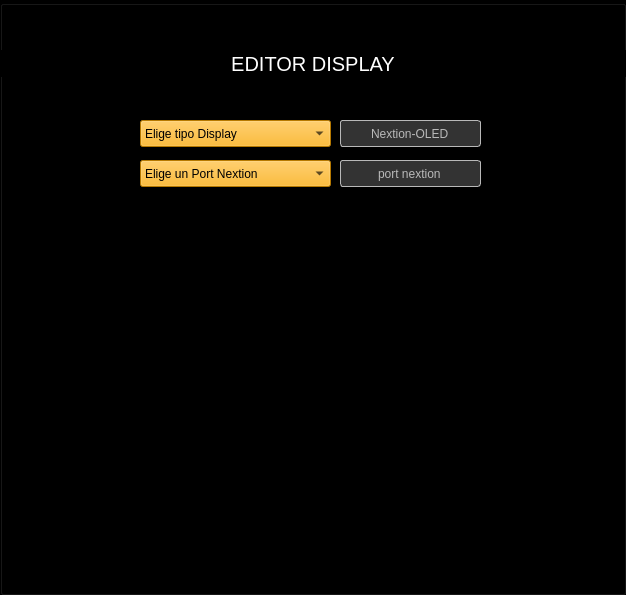
   <widget class="QGroupBox" name="groupBox">
    <property name="geometry">
     <rect>
      <x>0</x>
      <y>1000</y>
      <width>626</width>
      <height>595</height>
     </rect>
    </property>
    <property name="styleSheet">
     <string notr="true">background-color: rgb(0, 0, 0);</string>
    </property>
    <property name="title">
     <string/>
    </property>
    <widget class="QComboBox" name="comboBox">
     <property name="geometry">
      <rect>
       <x>140</x>
       <y>160</y>
       <width>191</width>
       <height>27</height>
      </rect>
     </property>
     <property name="styleSheet">
      <string notr="true">background-color: rgb(255, 170, 0);
color:#000;</string>
     </property>
     <item>
      <property name="text">
       <string>Elige un Port Nextion</string>
      </property>
     </item>
     <item>
      <property name="text">
       <string>modem</string>
      </property>
     </item>
     <item>
      <property name="text">
       <string>/dev/ttyUSB0</string>
      </property>
     </item>
     <item>
      <property name="text">
       <string>/dev/ttyUSB1</string>
      </property>
     </item>
     <item>
      <property name="text">
       <string>rfcomm1</string>
      </property>
     </item>
     <item>
      <property name="text">
       <string>rfcomm2</string>
      </property>
     </item>
     <item>
      <property name="text">
       <string>virtual1</string>
      </property>
     </item>
     <item>
      <property name="text">
       <string>virtual2</string>
      </property>
     </item>
    </widget>
    <widget class="QLineEdit" name="lineEdit_PorNextion">
     <property name="geometry">
      <rect>
       <x>340</x>
       <y>160</y>
       <width>141</width>
       <height>27</height>
      </rect>
     </property>
     <property name="styleSheet">
      <string notr="true">color: rgb(185, 185, 185);
border:1px solid rgb(185,185,185);
background-color: rgb(51, 51, 51);
border-radius:3px;</string>
     </property>
     <property name="text">
      <string>port nextion</string>
     </property>
     <property name="alignment">
      <set>Qt::AlignCenter</set>
     </property>
    </widget>
    <widget class="QLabel" name="label_editorDmrplus_2">
     <property name="geometry">
      <rect>
       <x>0</x>
       <y>50</y>
       <width>626</width>
       <height>27</height>
      </rect>
     </property>
     <property name="font">
      <font>
       <pointsize>15</pointsize>
       <weight>50</weight>
       <bold>false</bold>
      </font>
     </property>
     <property name="styleSheet">
      <string notr="true">color: rgb(255, 255, 255);
</string>
     </property>
     <property name="text">
      <string>EDITOR DISPLAY</string>
     </property>
     <property name="alignment">
      <set>Qt::AlignCenter</set>
     </property>
    </widget>
    <widget class="QComboBox" name="comboBox_Display">
     <property name="geometry">
      <rect>
       <x>140</x>
       <y>120</y>
       <width>191</width>
       <height>27</height>
      </rect>
     </property>
     <property name="styleSheet">
      <string notr="true">background-color: rgb(255, 170, 0);
color:#000;</string>
     </property>
     <item>
      <property name="text">
       <string>Elige tipo Display</string>
      </property>
     </item>
     <item>
      <property name="text">
       <string>Nextion</string>
      </property>
     </item>
     <item>
      <property name="text">
       <string>OLED</string>
      </property>
     </item>
    </widget>
    <widget class="QLineEdit" name="lineEdit_TipoDisplay">
     <property name="geometry">
      <rect>
       <x>340</x>
       <y>120</y>
       <width>141</width>
       <height>27</height>
      </rect>
     </property>
     <property name="styleSheet">
      <string notr="true">color: rgb(185, 185, 185);
border:1px solid rgb(185,185,185);
background-color: rgb(51, 51, 51);
border-radius:3px;</string>
     </property>
     <property name="text">
      <string>Nextion-OLED</string>
     </property>
     <property name="alignment">
      <set>Qt::AlignCenter</set>
     </property>
    </widget>
    <zorder>lineEdit_PorNextion</zorder>
    <zorder>comboBox</zorder>
    <zorder>label_editorDmrplus_2</zorder>
    <zorder>comboBox_Display</zorder>
    <zorder>lineEdit_TipoDisplay</zorder>
   </widget>
